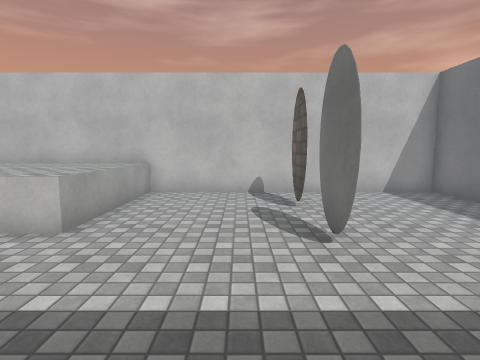
[1] (above)

12 first-person views from a walk through a Unity game level. The camera is 1.4 m above the floor, tilts 6° down and sees 80° across. The floor is counted in squares, 1 m on a side. Each view is taken from the middle of a square. On the plan, view 1 faces up. The plan holds only what a view shows up to about 14 squares ahead; the rest is blank. Surface patterns are stand-ins for the level's own textures.

[2]
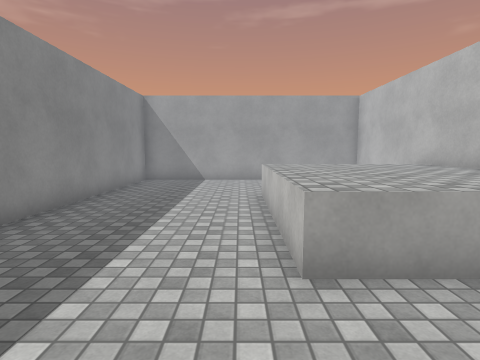

[3]
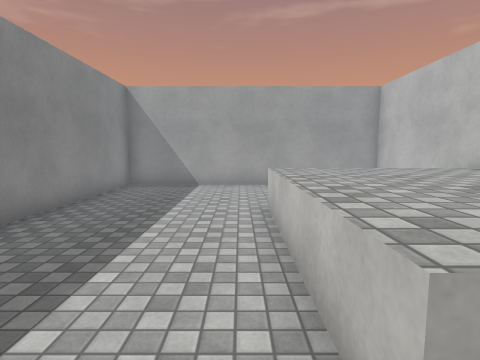

[4]
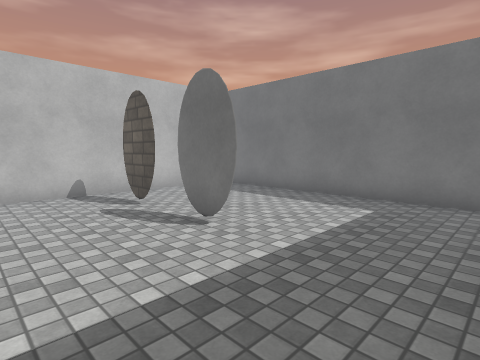

[5]
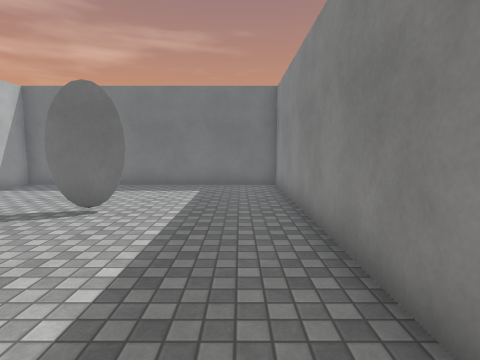

[6]
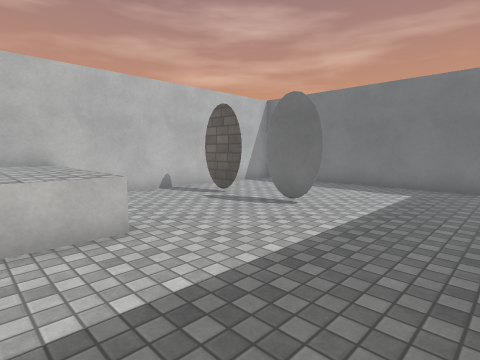

[7]
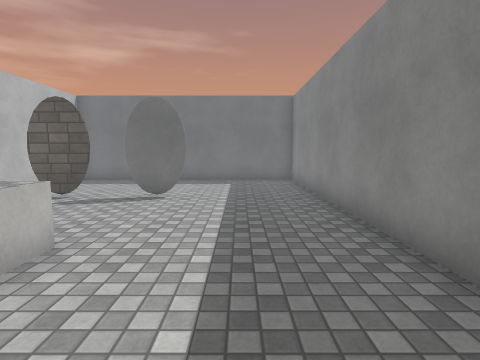

[8]
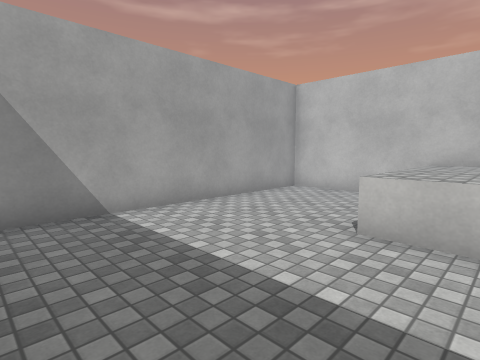

[9]
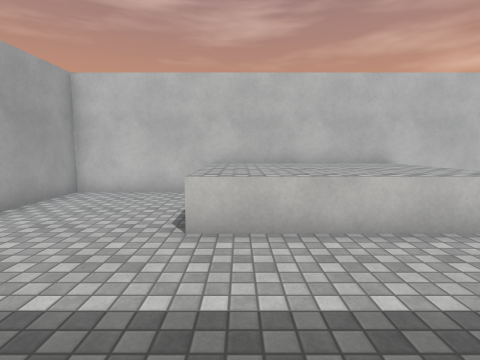

[10]
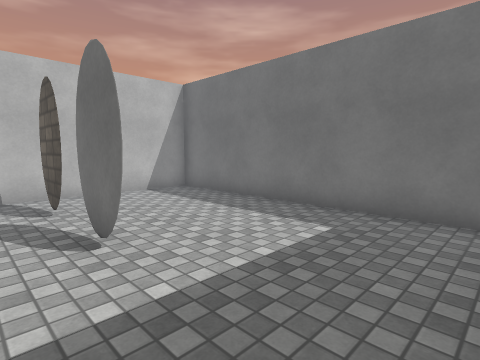

[11]
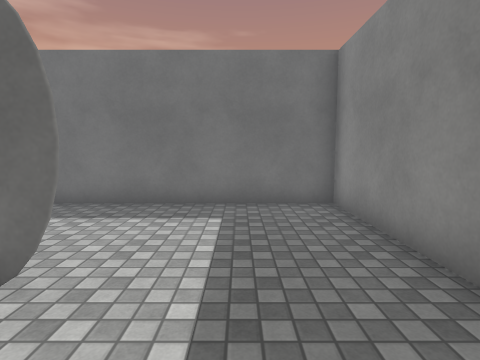

[12]
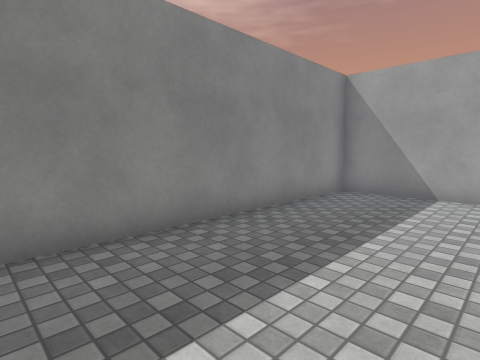

### Floor plan
Key: @ floor where view 1 was taken; # wall or solid block; . floor; ^ raised ledge.
Columns run from 14 left of view 1 to 7 right of it. Each row starts with its distance up from view 1.
 10 ######################
  9 #....^^^^^^^.........#
  8 #....^^^^^^^...#.....#
  7 #....^^^^^^^...#.....#
  6 #....^^^^^^^.........#
  5 #....^^^^^^^...#.....#
  4 #..............#.....#
  3 #....................#
  2 #....................#
  1 #....................#
  0 #.............@......#
 -1 ######################

Where each view was taken, in squares from view 1:
view 1: 0 up, 0 right, facing up
view 2: 4 up, 0 right, facing left
view 3: 4 up, 2 left, facing left
view 4: 0 up, 2 left, facing up-right
view 5: 1 up, 5 left, facing right
view 6: 0 up, 5 left, facing up-right
view 7: 2 up, 7 left, facing right
view 8: 0 up, 7 left, facing up-left
view 9: 0 up, 8 left, facing up
view 10: 0 up, 0 right, facing up-right
view 11: 2 up, 1 left, facing right
view 12: 4 up, 4 left, facing down-left
